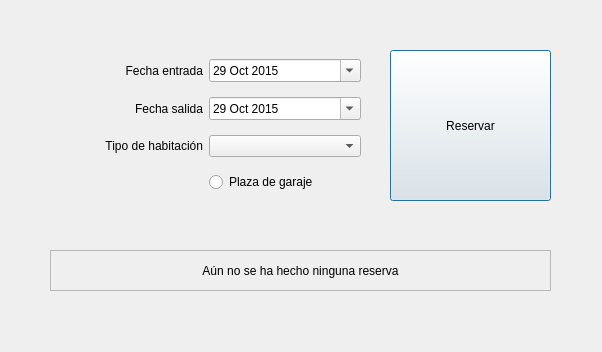
<?xml version="1.0" encoding="UTF-8"?>
<ui version="4.0">
 <class>Reserva</class>
 <widget class="QDialog" name="Reserva">
  <property name="geometry">
   <rect>
    <x>0</x>
    <y>0</y>
    <width>602</width>
    <height>352</height>
   </rect>
  </property>
  <property name="windowTitle">
   <string>Reserva de Hotel</string>
  </property>
  <widget class="QWidget" name="gridLayoutWidget_2">
   <property name="geometry">
    <rect>
     <x>50</x>
     <y>50</y>
     <width>311</width>
     <height>151</height>
    </rect>
   </property>
   <layout class="QGridLayout" name="gridLayout_2">
    <item row="0" column="0">
     <widget class="QLabel" name="label_4">
      <property name="text">
       <string>Fecha entrada</string>
      </property>
      <property name="alignment">
       <set>Qt::AlignRight|Qt::AlignTrailing|Qt::AlignVCenter</set>
      </property>
     </widget>
    </item>
    <item row="2" column="1">
     <widget class="QComboBox" name="tipo_hab"/>
    </item>
    <item row="2" column="0">
     <widget class="QLabel" name="label">
      <property name="text">
       <string>Tipo de habitación</string>
      </property>
      <property name="alignment">
       <set>Qt::AlignRight|Qt::AlignTrailing|Qt::AlignVCenter</set>
      </property>
     </widget>
    </item>
    <item row="0" column="1">
     <widget class="QDateEdit" name="fecha_entrada">
      <property name="date">
       <date>
        <year>2015</year>
        <month>10</month>
        <day>29</day>
       </date>
      </property>
      <property name="calendarPopup">
       <bool>true</bool>
      </property>
     </widget>
    </item>
    <item row="1" column="1">
     <widget class="QDateEdit" name="fecha_salida">
      <property name="date">
       <date>
        <year>2015</year>
        <month>10</month>
        <day>29</day>
       </date>
      </property>
      <property name="calendarPopup">
       <bool>true</bool>
      </property>
     </widget>
    </item>
    <item row="1" column="0">
     <widget class="QLabel" name="label_2">
      <property name="text">
       <string>Fecha salida</string>
      </property>
      <property name="alignment">
       <set>Qt::AlignRight|Qt::AlignTrailing|Qt::AlignVCenter</set>
      </property>
     </widget>
    </item>
    <item row="3" column="0">
     <widget class="QLabel" name="label_5">
      <property name="text">
       <string/>
      </property>
      <property name="alignment">
       <set>Qt::AlignRight|Qt::AlignTrailing|Qt::AlignVCenter</set>
      </property>
     </widget>
    </item>
    <item row="3" column="1">
     <widget class="QRadioButton" name="plaza_garaje">
      <property name="text">
       <string>Plaza de garaje</string>
      </property>
     </widget>
    </item>
   </layout>
  </widget>
  <widget class="QLabel" name="salida">
   <property name="geometry">
    <rect>
     <x>50</x>
     <y>250</y>
     <width>501</width>
     <height>41</height>
    </rect>
   </property>
   <property name="frameShape">
    <enum>QFrame::StyledPanel</enum>
   </property>
   <property name="text">
    <string>Aún no se ha hecho ninguna reserva</string>
   </property>
   <property name="alignment">
    <set>Qt::AlignCenter</set>
   </property>
  </widget>
  <widget class="QPushButton" name="reservar">
   <property name="geometry">
    <rect>
     <x>390</x>
     <y>50</y>
     <width>161</width>
     <height>151</height>
    </rect>
   </property>
   <property name="text">
    <string>Reservar</string>
   </property>
  </widget>
 </widget>
 <resources/>
 <connections/>
</ui>
